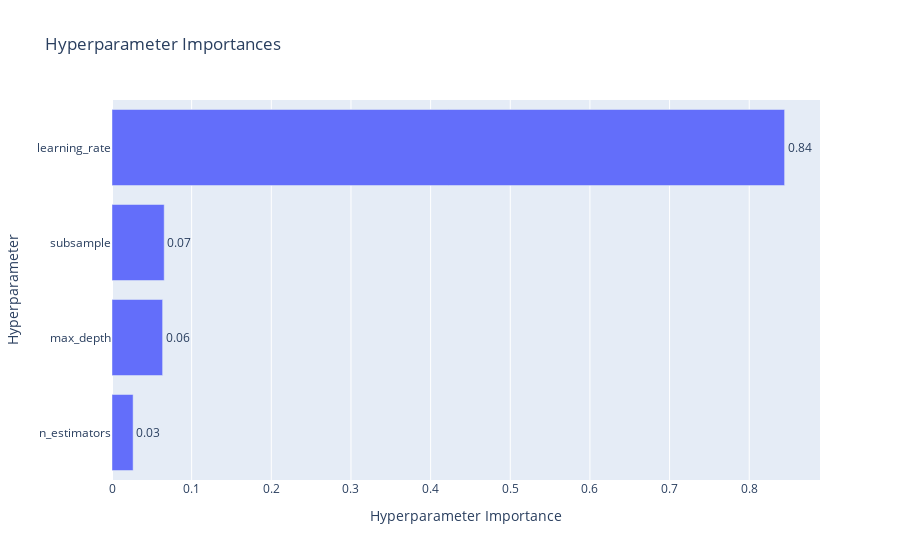

The cell this chart's notebook holds for it:
### Code cell
# Plot parameter importances
plot_param_importances(study)

### Figure 1 — Plotly figure (JSON) as saved in the notebook; plotly's stock layout.template omitted (floating-point values rounded to 4 significant figures)
{"data": [{"cliponaxis": false, "hovertemplate": ["n_estimators (IntDistribution): 0.026511632240567674<extra></extra>", "max_depth (IntDistribution): 0.06355110314710621<extra></extra>", "subsample (FloatDistribution): 0.06552915482348101<extra></extra>", "learning_rate (FloatDistribution): 0.844408109788845<extra></extra>"], "name": "Objective Value", "orientation": "h", "text": ["0.03", "0.06", "0.07", "0.84"], "textposition": "outside", "type": "bar", "x": [0.02651, 0.06355, 0.06553, 0.8444], "y": ["n_estimators", "max_depth", "subsample", "learning_rate"]}], "layout": {"title": {"text": "Hyperparameter Importances"}, "xaxis": {"title": {"text": "Hyperparameter Importance"}}, "yaxis": {"title": {"text": "Hyperparameter"}}}}
